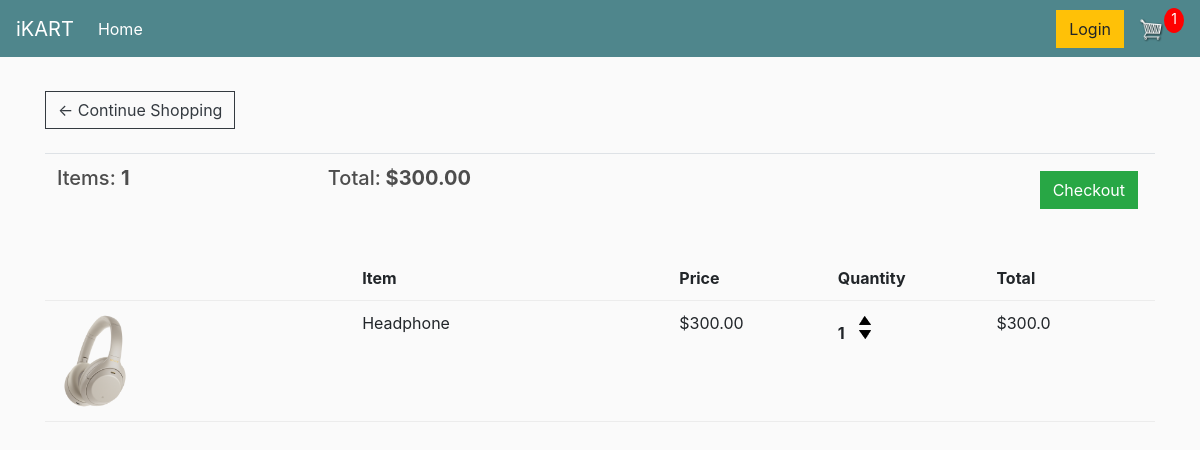
The app's page /cart/ (signed in) with its own data.
### store/models.py (models this page shows, shortened)
class Order(models.Model):
	customer = models.ForeignKey(Customer, on_delete=models.SET_NULL, null=True, blank=True)
	date_ordered = models.DateTimeField(auto_now_add=True)
	complete = models.BooleanField(default=False)
	transaction_id = models.CharField(max_length=100, null=True)
	@property
	def get_cart_total(self):
		orderitems = self.orderitem_set.all()
		total = sum([item.get_total for item in orderitems])
		return total
	@property
	def get_cart_items(self):
		orderitems = self.orderitem_set.all()
		total = sum([item.quantity for item in orderitems])
		return total

class OrderItem(models.Model):
	product = models.ForeignKey(Product, on_delete=models.SET_NULL, null=True)
	order = models.ForeignKey(Order, on_delete=models.SET_NULL, null=True)
	quantity = models.IntegerField(default=0, null=True, blank=True)
	date_added = models.DateTimeField(auto_now_add=True)
	@property
	def get_total(self):
		total = self.product.price * self.quantity
		return total

class Product(models.Model):
	name = models.CharField(max_length=200)
	price = models.FloatField()
	digital = models.BooleanField(default=False,null=True, blank=True)
	image = models.ImageField(null=True, blank=True)
	@property
	def imageURL(self):
		try:
			url = self.image.url
		except:
			url = ''
		return url

### store/views.py (the view)
# urls.py: path('cart/', views.cart, name = 'cart'),
def cart(request):
	data = cartData(request)
	cartItems = data['cartItems']
	order = data['order']
	items = data['items']
	context = {'items':items, 'order':order, 'cartItems':cartItems}
	return render(request, 'store/cart.html', context)

### store/utils.py (called while the page is built)
def cartData(request):
	if request.user.is_authenticated:
		customer = request.user.customer
		order, created = Order.objects.get_or_create(customer=customer, complete=False)
		items = order.orderitem_set.all()
		cartItems = order.get_cart_items
	else:
		cookieData = cookieCart(request)
		cartItems = cookieData['cartItems']
		order = cookieData['order']
		items = cookieData['items']
	return {'cartItems':cartItems ,'order':order, 'items':items}

### store/templates/store/Cart.html
{% extends 'store/main.html' %}
{% load static %}
{% block content %}
     <div class = "row">
          <div class = "col-lg-12">
               <div class = "box element">
                    <a  class="btn btn-outline-dark" href="{% url 'store' %}">&#x2190; Continue Shopping</a>
				<br>
				<br>
                    <table class="table">
					<tr>
						<th><h5>Items: <strong>{{order.get_cart_items}}</strong></h5></th>
						<th><h5>Total:<strong> ${{order.get_cart_total|floatformat:2}}</strong></h5></th>
						<th>
							<a  style="float:right; margin:5px;" class="btn btn-success" href="{% url 'checkout' %}">Checkout</a>
						</th>
					</tr>
				</table>
               </div>
               <br>
               <div class = "box element">
                    <div class="cart-row">
					<div style="flex:2"></div>
					<div style="flex:2"><strong>Item</strong></div>
					<div style="flex:1"><strong>Price</strong></div>
					<div style="flex:1"><strong>Quantity</strong></div>
					<div style="flex:1"><strong>Total</strong></div>
				</div>
					{% for item in items %}
                    <div class="cart-row">
					<div style="flex:2"><img class="row-image" src="{{item.product.imageURL}}"></div>
					<div style="flex:2"><p>{{item.product.name}}</p></div>
					<div style="flex:1"><p>${{item.product.price|floatformat:2}}</p></div>
					<div style="flex:1">
						<p class="quantity">{{item.quantity}}</p>
						<div class="quantity">
							<img data-product="{{item.product.id}}" data-action="add" class="chg-quantity update-cart" src="{% static  'images/arrow-up.png' %}">
							<img data-product="{{item.product.id}}" data-action="remove" class="chg-quantity update-cart" src="{% static  'images/arrow-down.png' %}">
						</div>
					</div>
					<div style="flex:1">${{item.get_total}}</div>
				</div>
				{% endfor %}
               </div>
          </div>
     </div>
{% endblock content %}

### static/css/main.css (style rules this page uses)
body { background-color: hsl(0, 0%, 98%); }
h1,h2,h3,h4,h5,h6 { color:hsl(0, 0%, 30%); }
.col-lg-4, .col-lg-6, .col-lg-8, .col-lg-12 { margin-top: 10px; }
.btn { border-radius: 0; }
.row-image { width: 100px; }
.cart-row { display: flex; align-items: flex-stretch; padding-bottom: 10px; margin-bottom: 10px; border-bottom: 1px solid #ececec; }
.quantity { display: inline-block; font-weight: 700; padding-right:10px; }
.chg-quantity { width: 12px; cursor: pointer; display: block; margin-top: 5px; transition:.1s; }

### records on screen
Order: get_cart_items "1", get_cart_total "300.00"
OrderItem: product.imageURL (picture), product.name "Headphone", product.price "300.00", quantity "1", get_total "300.0"

### other values on screen
{{ cartItems }} "1"
